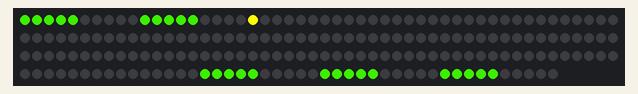
The program below on a simulated Raspberry Pi Pico running CircuitPython. Shown: 195 RGB LEDs in strip order, left to right, continuing on the next row. Dim RGB values are drawn brighter than linear; random numbers come from a fixed seed.

Above: at 0.46 s.
At 8.2 s:
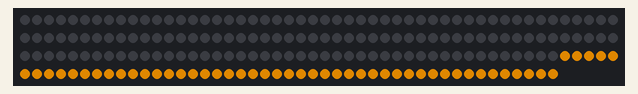
At 12.9 s:
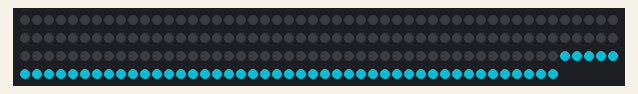
At 17.6 s:
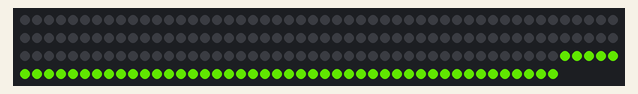
At 27.1 s:
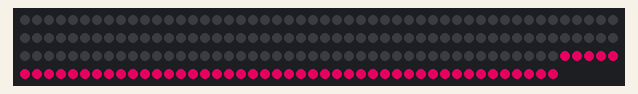
At 36.6 s:
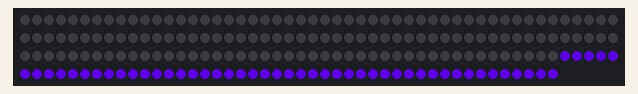

The program:

julian2.py
```python
import board
import neopixel
import random
import time
from rainbowio import colorwheel

numpixels=145+50

pixels = neopixel.NeoPixel(board.GP21, numpixels, brightness=1, auto_write=False)
pixels.fill(0)
b=5
c=10
def strip(i,b,c):
    pixels[i-b] = color
    pixels[i-c] = 0
    time.sleep(0.001)

while True:
    a=random.randint(0,255)
    color = colorwheel(a)

    for i in range(0,numpixels):

        pixels[i] = (255,255,0)
        if i > 0:
            pixels[i-1] = 0
        time.sleep(0.001)
        strip(i,b,c)
        strip(i-10,b,c)
        strip(i-20,b,c)
        strip(i-30,b,c)
        strip(i-40,b,c)
        pixels.show()

    for i in range(0,numpixels):
        pixels[numpixels-1-i] = color
        pixels.show()
```

Measured:
- what the display in image 1 shows lasts 0.8 s, from 8.1 s to 8.9 s
